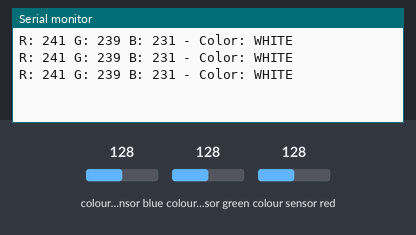
Simulated run of this sketch. Board: Arduino Uno, built with avr-gcc and run on an emulated ATmega328P. Parts: the last lines printed to the serial monitor. Wiring (inferred from the names in the program): TCS3200 colour sensor: output pin 8; S2 pin 6; S3 pin 7; S0 pin 4; S1 pin 5. The test bench sets the inputs (shaded band); at power-on: colour sensor blue 128, colour sensor green 128, colour sensor red 128.

Above: at 1.2 s.
1.3 s: colour sensor blue set to 5
At 2.1 s:
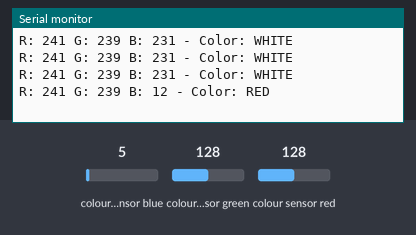
3.7 s: colour sensor green set to 191
At 4.4 s:
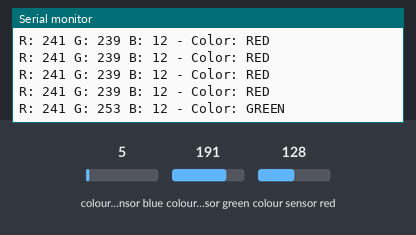
5.9 s: colour sensor red set to 5
At 6.7 s:
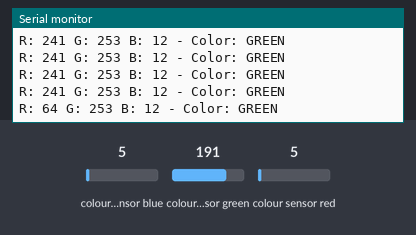
7.4 s: colour sensor blue set to 250
At 9.8 s:
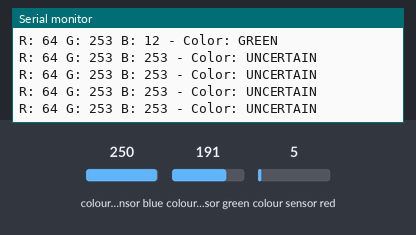
9.9 s: colour sensor green set to 5
At 10.7 s:
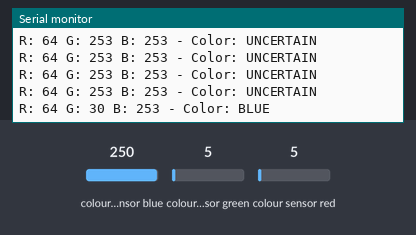

The sketch:

colour_sensor.ino
```cpp
// Define color sensor pins
#define S0 4
#define S1 5
#define S2 6
#define S3 7
#define sensorOut 8

// Calibration Values (Using your provided values)
int redMin = 25;
int redMax = 267;
int greenMin = 26;
int greenMax = 231;
int blueMin = 20;
int blueMax = 216;

void setup() {
  pinMode(S0, OUTPUT);
  pinMode(S1, OUTPUT);
  pinMode(S2, OUTPUT);
  pinMode(S3, OUTPUT);
  pinMode(sensorOut, INPUT);

  // Set Frequency scaling to 20%
  digitalWrite(S0, HIGH);
  digitalWrite(S1, LOW);

  Serial.begin(9600);
}

void loop() {
  // 1. Get averaged Pulse Widths
  int avgRedPW = getAveragePW(LOW, LOW);   // Red
  int avgGreenPW = getAveragePW(HIGH, HIGH); // Green
  int avgBluePW = getAveragePW(LOW, HIGH);  // Blue

  // 2. Map to 0-255 scale
  // Note: we use constrain to ensure values stay within 0-255
  int r = constrain(map(avgRedPW, redMin, redMax, 255, 0), 0, 255);
  int g = constrain(map(avgGreenPW, greenMin, greenMax, 255, 0), 0, 255);
  int b = constrain(map(avgBluePW, blueMin, blueMax, 255, 0), 0, 255);

  // 3. Print the RGB Values
  Serial.print("R: "); Serial.print(r);
  Serial.print(" G: "); Serial.print(g);
  Serial.print(" B: "); Serial.print(b);

  // 4. Determine Color Name
  identifyColor(r, g, b);

  delay(500); // Small pause between full scans
}

// Function to take 100 samples and return the average
int getAveragePW(int s2State, int s3State) {
  digitalWrite(S2, s2State);
  digitalWrite(S3, s3State);

  long total = 0; // Use 'long' to prevent overflow when adding 100 numbers
  int samples = 100;

  for (int i = 0; i < samples; i++) {
    total += pulseIn(sensorOut, LOW);
  }

  return total / samples;
}

void identifyColor(int r, int g, int b) {
  Serial.print(" - Color: ");

  // Basic Threshold check
  if (r < 50 && g < 50 && b < 50) {
    Serial.println("BLACK");
  } else if (r > 200 && g > 200 && b > 200) {
    Serial.println("WHITE");
  } else if (r > g && r > b) {
    Serial.println("RED");
  } else if (g > r && g > b) {
    Serial.println("GREEN");
  } else if (b > r && b > g) {
    Serial.println("BLUE");
  } else {
    Serial.println("UNCERTAIN");
  }
}
```

Measured:
- after the input at 1.3 s, the serial monitor: prints a new line after 0.35 s (image 1)
- after the input at 3.7 s, the serial monitor: prints a new line after 0.19 s (image 2)
- after the input at 5.9 s, the serial monitor: prints a new line after 0.27 s (image 3)
- after the input at 7.4 s, the serial monitor: prints a new line after 0.51 s (image 4)
- after the input at 9.9 s, the serial monitor: prints a new line after 0.27 s (image 5)
